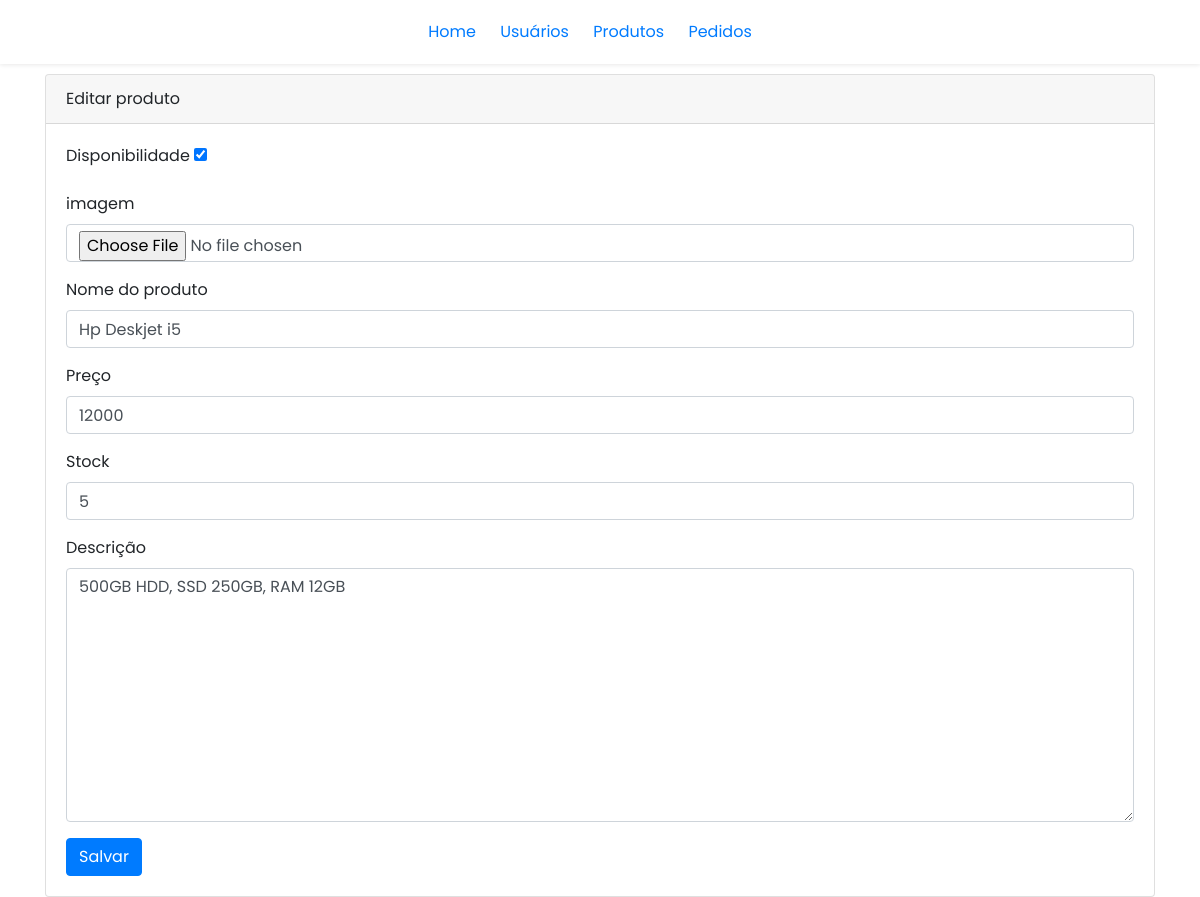
Page /admin/editProduct.php?id=12 on the committed database.
### tables this page shows
CREATE TABLE `products` (
  `id` int(11) NOT NULL,
  `name` varchar(255) NOT NULL,
  `price` float NOT NULL,
  `description` varchar(100) NOT NULL,
  `image` varchar(255) NOT NULL,
  `stock` int(11) NOT NULL,
  `available` int(11) NOT NULL
);

### admin/productController.php (called while the page is built, shortened)
<?php
function editProduct($id)
{
    include("connection.php");
    $stmt = $connection->prepare("SELECT *FROM products WHERE id=?");
    $stmt->execute(array($id));
    $datas = $stmt->fetch();
    return $datas;
}

### admin/editProduct.php (the view, shortened to what this page needs)
<?php
include("partials/header.php");
include("productController.php");
$productFound = "";
if (isset($_GET["id"])) {
    $id = $_GET["id"];
    try {
        $productFound =  editProduct($id);
    } catch (Exception $ex) {
        echo "O id não existe ou não é válido";
    }
}
?>
<div class="container">
    <div class="card">
        <div class="card-header">
            Editar produto
        </div>
        <div class="card-body">
            <form method="post" enctype="multipart/form-data">
                <div class="form-group">
                    <label for="image">Disponibilidade</label>
                    <input type="checkbox" name="checkbox" class=""
                     <?php if ($productFound["available"] == 1)
                     echo 'checked';
                     else
                     '';
                     ?> id="image" placeholder="Insira uma foto de perfil">
                </div>
                <div class="form-group">
                    <label for="image">imagem</label>
                    <input type="file" name="image" class="form-control" value="<?php echo $productFound["image"] ?>" id="image" placeholder="Insira uma foto de perfil">
                </div>
                <div class="form-group">
                    <label for="name">Nome do produto</label>
                    <input type="text" name="name" class="form-control" value="<?php echo $productFound["name"] ?>" id="name" placeholder="Insira o nome do produto">
                </div>
                <div class="form-group">
                    <label for="price">Preço</label>
                    <input type="number" name="price" class="form-control" value="<?php echo $productFound["price"] ?>" id="price" placeholder="Insira o preço do produto">
                </div>
                <div class="form-group">
                    <label for="stock">Stock</label>
                    <input type="number" name="stock" class="form-control" value="<?php echo $productFound["stock"] ?>" id="stock" placeholder="Insira o preço do produto">
                </div>
                <div class="form-group">
                    <label for="description">Descrição</label>
                    <textarea name="description" class="form-control" id="description" cols="30" rows="10"><?php echo $productFound["description"] ?></textarea>
                </div>
                <button type="submit" name="submit" class="btn btn-primary">Salvar</button>
            </form>
        </div>
    </div>
</div>

### admin/partials/style.css (style rules this page uses)
:root { --main-color: #fd4646; --text-color: #171427; --bg-color: #fff; --btn-color: blue; }
* { font-family: "Poppins", sans-serif; padding: 0; margin: 0; border: none; box-sizing: border-box; scroll-padding-top: 2rem; scroll-behavior: smooth; list-style: none; text-decoration: none; }
body { color: var(--text-color); }

### rows in the picture
products: available "☑", name "Hp Deskjet i5", price "12000", stock "5", description "500GB HDD, SSD 250GB, RAM 12GB"
